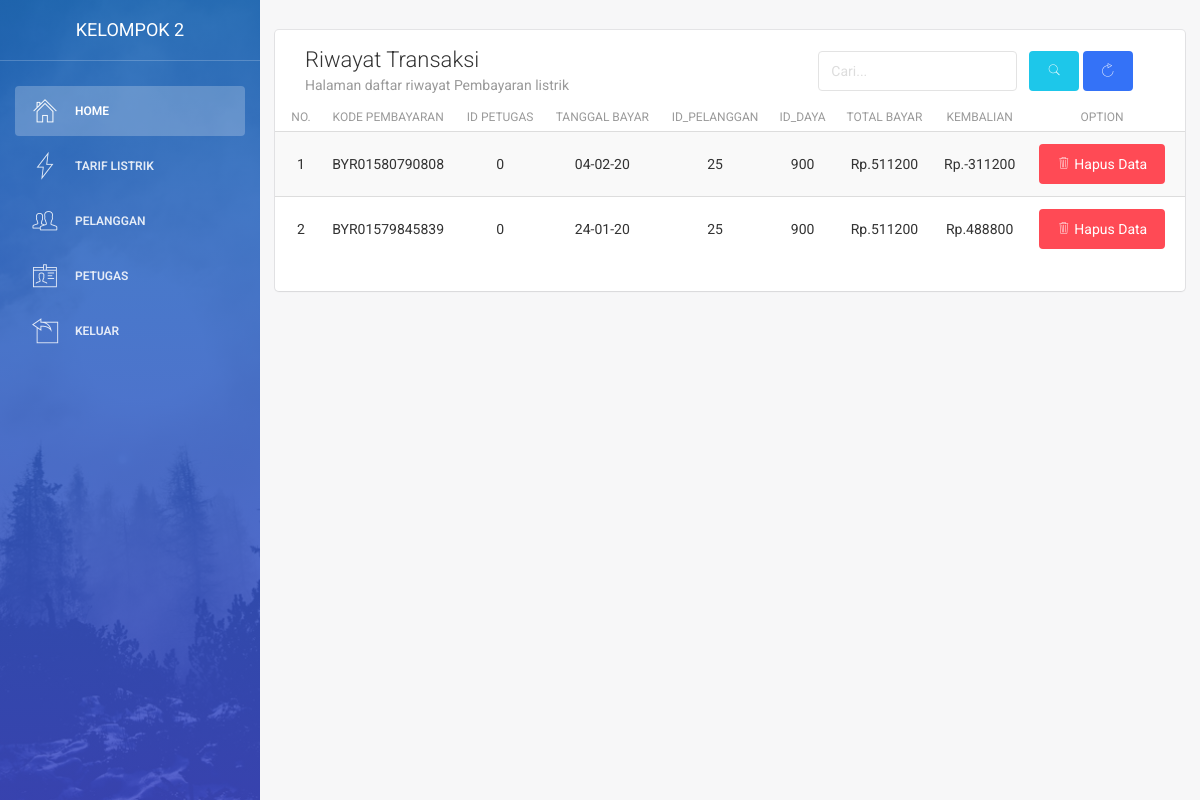
/index.php/transaksi, run on the app's committed database.
### tables this page shows
CREATE TABLE `transaksi` (
  `id` int(11) NOT NULL,
  `kode_pembayaran` varchar(50) NOT NULL,
  `id_petugas` int(11) NOT NULL,
  `tanggal_pembayaran` varchar(50) NOT NULL,
  `id_pelanggan` int(11) NOT NULL,
  `daya` int(11) NOT NULL,
  `tagihan` int(11) NOT NULL,
  `naik` int(225) NOT NULL,
  `total_bayar` int(11) NOT NULL,
  `uang_pelanggan` int(100) NOT NULL,
  `kembalian` int(100) NOT NULL
);

### application/controllers/Transaksi.php (called while the page is built, shortened)
<?php
 class Transaksi extends CI_Controller
 {
 	public function __construct()
 	{
 		$this->load->model('model_transaksi');
 	}
 	public function index(){
 		$data = array(
 			'title'			         => 'Riwayat Transaksi',
 			'data_transaksi'		 => $this->model_transaksi->get_all(),
 			 );
 		$this->load->view('admin/transaksi/data_transaksi',$data);
 	}
 } ?>

### index.php (called while the page is built, shortened)
<?php
require_once BASEPATH.'core/CodeIgniter.php';

### application/models/Model_transaksi.php (called while the page is built, shortened)
<?php
     class model_transaksi extends CI_model
     {
     	public function get_all(){
     		$query = $this->db->select('*')
     					  ->from('transaksi')
     					  ->order_by('id','DESC')
     					  ->get();
     			return $query->result();
     	}
     }
     ?>

### application/views/admin/transaksi/data_transaksi.php (the view, shortened to what this page needs)
<!DOCTYPE html>
<html lang="en">
<head>
    <link href="<?php echo base_url('assets/css/bootstrap.min.css" rel="stylesheet') ?>" />
    <link href="<?php echo base_url('assets/css/animate.min.css" rel="stylesheet') ?>"/>
    <link href="<?php echo base_url('assets/css/light-bootstrap-dashboard.css?v=1.4.0') ?>" rel="stylesheet"/>
    <link href="<?php echo base_url('assets/css/demo.css" rel="stylesheet') ?>" />
    <link href="http://maxcdn.bootstrapcdn.com/font-awesome/4.2.0/css/font-awesome.min.css" rel="stylesheet">
    <link href="<?php echo base_url('assets/css/pe-icon-7-stroke.css" rel="stylesheet') ?>" />
</head>
<body>
<div class="wrapper">
    <div class="sidebar" data-color="blue" data-image="<?php echo base_url('assets/img/sidebar-5.jpg') ?>">
        <div class="sidebar-wrapper">
            <div class="logo">
                <a href="#" class="simple-text">
                    Kelompok 2
                </a>
            </div>
            <ul class="nav">
                <li class="active">
                    <a href="<?php echo base_url() ?>index.php/transaksi/">
                        <i class="pe-7s-home"></i>
                        <p>Home</p>
                    </a>
                </li>
                <li >
                    <a href="<?php echo base_url() ?>index.php/listrik/">
                        <i class="pe-7s-gleam"></i>
                        <p>Tarif Listrik</p>
                    </a>
                </li>
                <li>
                    <a href="<?php echo base_url() ?>index.php/admin/dashboard/data_pelanggan/">
                        <i class="pe-7s-users"></i>
                        <p>Pelanggan </p>
                    </a>
                </li>
                <li>
                    <a href="<?php echo base_url() ?>index.php/petugas/">
                        <i class="pe-7s-id"></i>
                        <p>Petugas </p>
                    </a>
                </li>
                <li>
                    <a href="<?php echo base_url() ?>index.php/admin/dashboard/logout/">
                        <i class="pe-7s-back-2"></i>
                        <p>Keluar</p>
                    </a>
                </li>
            </ul>
        </div>
    </div>
    <div class="main-panel">
        <div class="content">
            <div class="container-fluid">
                <div class="row">
                    <div class="col-md-16">
                        <div class="card">
                            <div class="header">
                                <div class="col-md-7">
                                <h4 class="title"><?php echo $title ?></h4>
                                <p class="category">Halaman daftar riwayat Pembayaran listrik</p>
                                </div>
                                    <?php echo form_open('transaksi/cari') ?>
                                        <form class="" method="post">
                                            <div class="col-md-3">
                                                <input type="text" name="carian" placeholder="Cari..." class="form-control">
                                            </div>
                                            <div class="col-md-2">
                                                <button type="submit" name="cari" value="cari" class="btn btn-md btn-fill btn-info" title="Cari"><span class="pe-7s-search"></span></button>
                                                <a  href="<?php echo base_url() ?>index.php/transaksi"><button class="btn btn-md btn-primary btn-fill" title="refresh"> <span class="pe-7s-refresh"></span></button></a>
                                            </div>
                                        </form>
                                        <?php echo form_close() ?>
                            </div>
                            <div class="content table-responsive table-full-width">
                                <table class="table table-hover table-striped">
                                    <thead>
                                        <th><center>No.</center></th>
                                        <th><center>Kode Pembayaran</center></th>
                                        <th><center>ID Petugas</center></th>
                                        <th><center>Tanggal Bayar</center></th>
                                        <th><center>id_pelanggan</center></th>
                                        <th><center>id_daya</center></th>
                                        <th><center>Total Bayar</center></th>
                                        <th><center>Kembalian</center></th>
                                        <th colspan="2"><center>Option</center></th>
                                    </thead>
                                    <tbody>
                                    <?php
                                    $no = 1;
                                    foreach ($data_transaksi as $r) {
                                      ?>
                                        <tr>
                                            <td><center><?php echo $no++ ?></center></td>
                                            <td><center><?php echo $r->kode_pembayaran?></center></td>
                                            <td><center><?php echo $r->id_petugas?></center></td>
                                            <td><center><?php echo $r->tanggal_pembayaran?></center></td>
                                            <td><center><?php echo $r->id_pelanggan?></center></td>
                                            <td><center><?php echo $r->daya?></center></td>
                                            <td><center>Rp.<?php echo $r->total_bayar?></center></td>
                                            <td><center>Rp.<?php echo $r->kembalian?></center></td>
                                            <td>
                                                <center>
                                                <a class="btn btn-fill btn-md btn-danger" href="<?php echo base_url()?>index.php/riwayat_pembayaran/hapus/<?php echo $r->id ?>"><span class="pe-7s-trash"></span>      Hapus Data</a>
                                                </center>
                                            </td>
                                        </tr>
                                    <?php } ?>
                                    </tbody>
                                </table>
                            </div>
                        </div>
                    </div>
                </div>
            </div>
        </div>
    </div>
</div>
</body>
</html>

### data on the page
transaksi: kode_pembayaran "BYR01580790808", id_petugas "0", tanggal_pembayaran "04-02-20", id_pelanggan "25", daya "900", total_bayar "511200", kembalian "-311200"
transaksi: kode_pembayaran "BYR01579845839", id_petugas "0", tanggal_pembayaran "24-01-20", id_pelanggan "25", daya "900", total_bayar "511200", kembalian "488800"

### other printed values
$title "Riwayat Transaksi"
